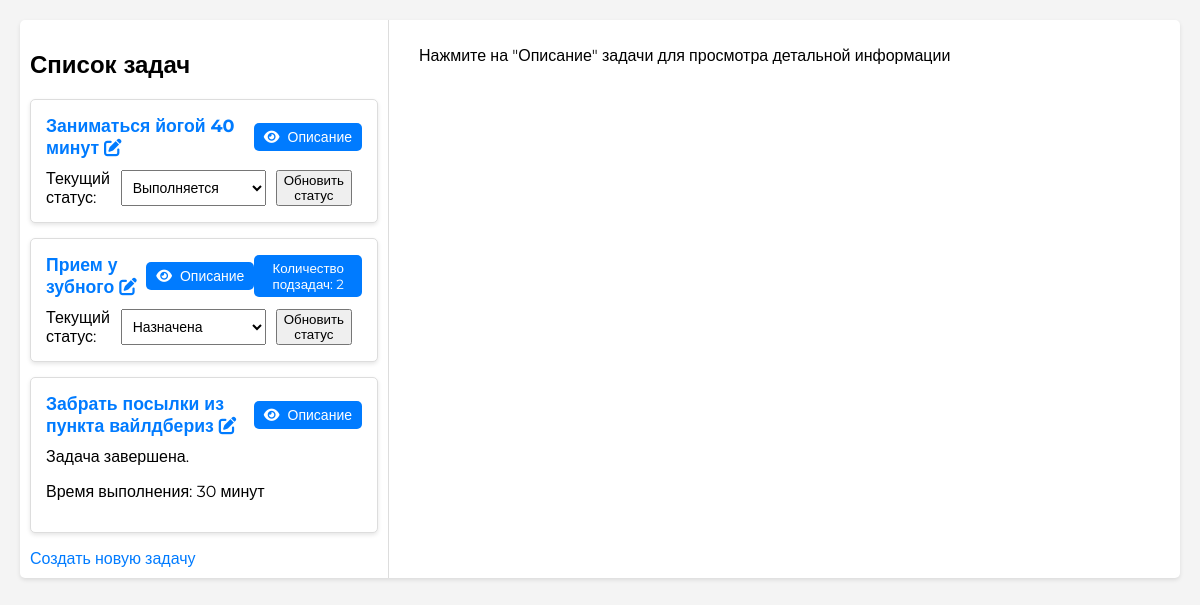
The app's page /, older data.
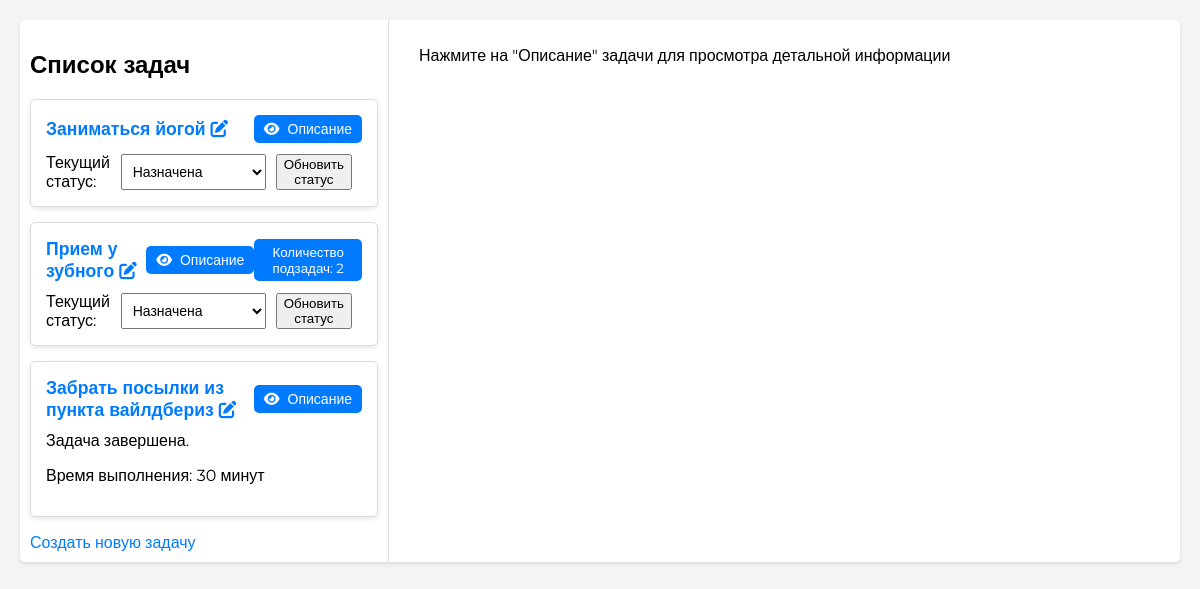
The same page, newer data.
### tasks/models.py (models this page shows, shortened)
class Task(models.Model):
    STATUS_CHOICES = [
        ("assigned", "Назначена"),
        ("in_progress", "Выполняется"),
        ("paused", "Приостановлена"),
        ("completed", "Завершена"),
    ]
    name: str = models.CharField(max_length=255)  # Название
    description: str = models.TextField(blank=True)  # Описание
    performers: str = models.CharField(max_length=255, blank=True)  # Список исполнителей в виде строки
    created_at: timezone.datetime = models.DateTimeField(default=timezone.now)  # Дата и время создания
    status: str = models.CharField(max_length=50, choices=STATUS_CHOICES, default="assigned")  # Статус
    planned_effort: float = models.FloatField(default=0.0)  # Плановое время выполнения
    actual_effort: float = models.FloatField(default=0.0)  # Фактическое время
    completed_at: Optional[timezone.datetime] = models.DateTimeField(null=True, blank=True)  # Дата завершения (опционально)
    parent: Optional["Task"] = models.ForeignKey(
        "self", related_name="subtasks", on_delete=models.CASCADE, null=True, blank=True
    )  # Ссылка на родительскую задачу, если это подзадача
    def calculate_efforts(self) -> Dict[str, float]:
        subtask_planned_effort = sum(
            subtask.planned_effort for subtask in self.subtasks.all()
        )
        subtask_actual_effort = sum(
            subtask.actual_effort for subtask in self.subtasks.all()
        )
        return {
            "task_planned_effort": self.planned_effort,
            "subtask_planned_effort": subtask_planned_effort,
            "task_actual_effort": self.actual_effort,
            "subtask_actual_effort": subtask_actual_effort,
            "total_planned_effort": self.planned_effort + subtask_planned_effort,
            "total_actual_effort": self.actual_effort + subtask_actual_effort,
        }
    @property
    def total_actual_effort(self) -> float:
        return self.calculate_efforts()['total_actual_effort']

### tasks/views.py (the view)
# urls.py: path('', views.TaskListView.as_view(), name='task_list'),  # Главная страница
class TaskListView(ListView):
    model = Task
    template_name = 'tasks/task_list.html'
    context_object_name = 'tasks'
    def get_context_data(self, **kwargs: Any) -> Dict[str, Any]:
        context = super().get_context_data(**kwargs)
        return context

### tasks/templates/tasks/task_list.html (shortened to what this page needs)
{% extends "base.html" %}
{% load custom_filters %}
{% block content %}
<div id="container">
    <div id="tree">
        <h2>Список задач</h2>
        {% if tasks %}
            <ul id="task-tree">
                {% for task in tasks %}
                    {% if not task.parent %}
                        {% include "tasks/task_tree_item.html" with task=task %}
                    {% endif %}
                {% endfor %}
            </ul>
        {% else %}
            <p>Можно отдыхать, задач нет</p>
        {% endif %}
        <a href="{% url 'create_task' %}" class="btn btn-primary">Создать новую задачу</a>
    </div>
    <div id="details">
        {% if selected_task %}
            <h3>{{ selected_task.name }}</h3>
            <p><strong>Описание:</strong> {{ selected_task.description }}</p>
            <p><strong>Исполнители:</strong> {{ selected_task.performers }}</p>
            <p><strong>Статус:</strong> {{ selected_task.get_status_display }}</p>
            <p><strong>Плановая трудоёмкость:</strong> {{ selected_task.planned_effort|time_label }}</p>
            <p><strong>Фактическое время выполнения:</strong> {{ selected_task.actual_effort|time_label }}</p>
            <p><strong>Дата создания:</strong> {{ selected_task.created_at }}</p>
            <p><strong>Дата завершения:</strong> {{ selected_task.completed_at|time_label }}</p>
            {% if selected_task.is_terminal %}
                <a class="delete-link" href="{% url 'delete_task' selected_task.id %}">Удалить</a>
            {% else %}
                <p>Нельзя удалить, есть подзадачи</p>
            {% endif %}
            <a href="{% url 'create_subtask' selected_task.id %}" class="btn btn-secondary">Создать подзадачу</a>
        {% elif tasks %}
            <p>Нажмите на "Описание" задачи для просмотра детальной информации</p>
        {% endif %}
    </div>
</div>
{% endblock %}

### tasks/templates/tasks/task_tree_item.html (shortened to what this page needs)
{% load custom_filters %}
<li class="task-item">
    <div class="task-header">
        <a href="{% url 'edit_task' task.pk %}">
            {{ task.name }}
            <i class="fas fa-edit" title="Редактировать"></i>
        </a>
        <button class="view-details" data-task-id="{{ task.pk }}">
            <i class="fas fa-eye" title="Показать детали"></i>Описание
        </button>
        {% if task.subtasks.exists %}
            <button class="toggle-subtasks" data-task-id="{{ task.pk }}" data-count="{{ task.subtasks.count }}">
                Количество подзадач: {{ task.subtasks.count }}
            </button>
        {% endif %}
    </div>
    <div class="task-status">
        {% if task.status != 'completed' %}
        <form class="status-form" data-task-id="{{ task.pk }}" method="post" action="{% url 'update_task_status' task.pk %}">
            <label for="status-select-{{ task.pk }}" class="status-label">
                Текущий статус:
            </label>
            <select id="status-select-{{ task.pk }}" name="status" class="status-select">
                {% for status, status_display in task.STATUS_CHOICES %}
                    <option value="{{ status }}" {% if status == task.status %}selected{% endif %}>
                        {{ status_display }}
                    </option>
                {% endfor %}
            </select>
            <button type="submit">Обновить статус</button>
        </form>
        {% else %}
            <span>Задача завершена.</span>
        {% endif %}
    </div>
    {% if task.status == 'completed' %}
        <p>Время выполнения: {{ task.total_actual_effort|time_label }}</p>
    {% endif %}
</li>

Row changes from the older to the newer data that the page shows:
changed Task: name "Заниматься йогой 40 минут" → "Заниматься йогой"; status "Выполняется" → "Назначена"
